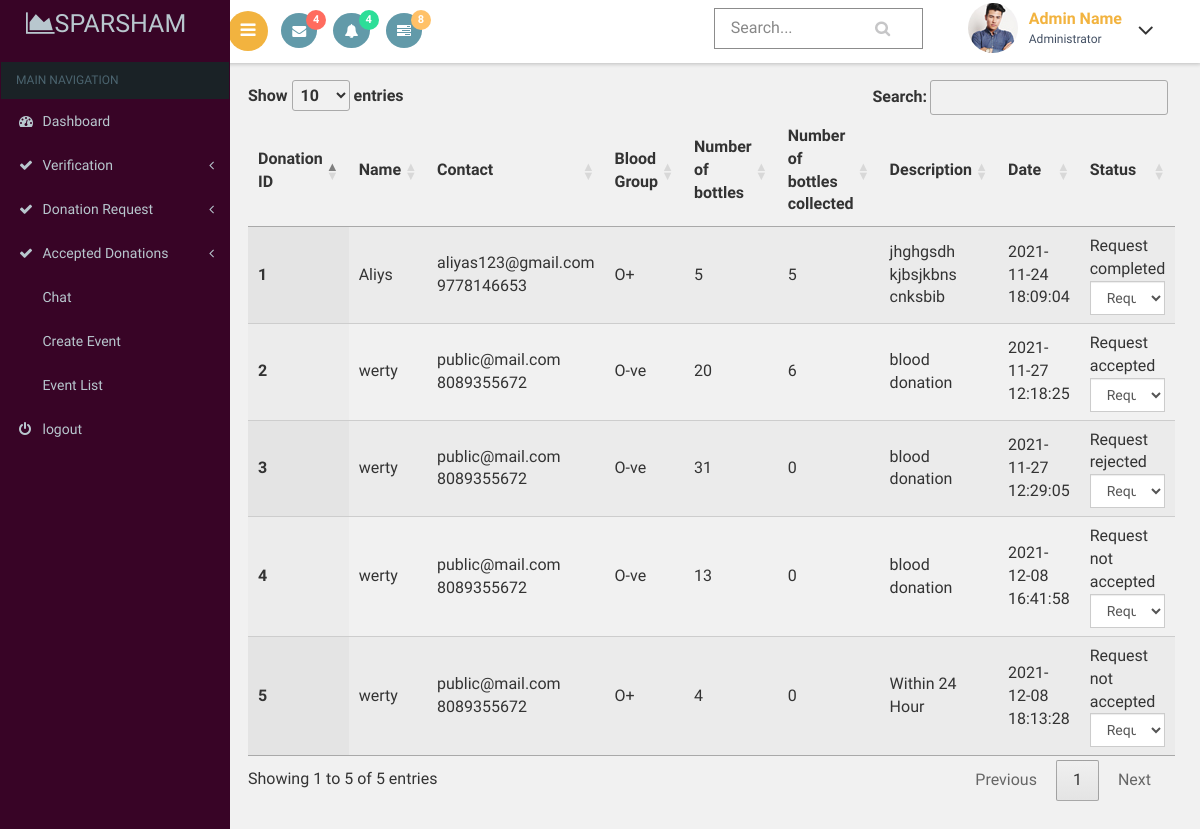
Screenshot of /secratary/blooddonationreq.php with the database file from the repository.
### tables this page shows
CREATE TABLE `blood_donation` (
  `blood_donation_id` int(11) NOT NULL,
  `email` varchar(30) NOT NULL,
  `no_of_bottle` int(11) NOT NULL,
  `no_of_donation` int(11) NOT NULL,
  `blood_group` varchar(5) NOT NULL,
  `description` varchar(50) NOT NULL,
  `blood_donation_status` int(3) NOT NULL DEFAULT 0,
  `donation_date` timestamp NOT NULL DEFAULT current_timestamp()
);

CREATE TABLE `registration` (
  `name` varchar(80) NOT NULL,
  `email` varchar(80) NOT NULL,
  `phone` bigint(11) NOT NULL,
  `gender` varchar(10) NOT NULL,
  `date_of_birth` varchar(20) NOT NULL,
  `house` varchar(80) NOT NULL,
  `place` varchar(80) NOT NULL,
  `country` int(11) NOT NULL,
  `state` int(11) NOT NULL,
  `district` int(11) NOT NULL,
  `pincode` int(6) NOT NULL,
  `profile_pic` varchar(100) NOT NULL DEFAULT '../images/avathar.jpg'
);

### secratary/blooddonationreq.php (the view, shortened to what this page needs)
<?php
include("dbconn.php");
?>
<!DOCTYPE html>
<html>
<head>
    <link href="css/bootstrap.css" rel='stylesheet' type='text/css' />
<link href="css/style.css" rel='stylesheet' type='text/css' />
<link href="css/font-awesome.css" rel="stylesheet">
<link href='css/SidebarNav.min.css' media='all' rel='stylesheet' type='text/css'/>
<link href="css/custom.css" rel="stylesheet">
    <link rel="stylesheet" type="text/css" href="https://cdn.datatables.net/1.10.21/css/jquery.dataTables.css">
</head>
<body class="cbp-spmenu-push">
    <div class="main-content">
    <div class="cbp-spmenu cbp-spmenu-vertical cbp-spmenu-left" id="cbp-spmenu-s1">
        <aside class="sidebar-left">
      <nav class="navbar navbar-inverse">
          <div class="navbar-header">
            <h1><a class="navbar-brand" href="index.html"><span class="fa fa-area-chart"></span>Sparsham<span class="dashboard_text"></span></a></h1>
          </div>
          <?php
          include("menu.php");
          ?>
      </nav>
    </aside>
    </div>
        <?php
        include("header.php");
        ?>
        <div id="page-wrapper">
    <table id="table_id" class="display">
    <thead>
        <tr>
           <th>Donation ID</th>
           <th>Name</th>
           <th>Contact</th>
      <th>Blood Group</th>
      <th>Number of bottles</th>
      <th>Number of bottles collected</th>
      <th>Description</th>
      <th>Date</th>
      <th>Status</th>
        </tr>
    </thead>
    <tbody>
         <?php
            $sql="select * from blood_donation a,registration b where a.email=b.email order by a.donation_date desc";
            $res=mysqli_query($conn,$sql);
            if(mysqli_num_rows($res)>0){
                while($r=mysqli_fetch_assoc($res)){
            ?>
           <tr>
      <th scope="row"><?php echo $r['blood_donation_id']?></th>
      <td><?php echo $r['name']?></td>
      <td><?php echo $r['email']?><br>
        <?php echo $r['phone']?><br>
      </td>
      <td><?php echo $r['blood_group']?></td>
      <td><?php echo $r['no_of_bottle']?></td>
      <td><?php echo $r['no_of_donation']?></td>
        <td><?php echo $r['description']?></td>
        <td><?php echo $r['donation_date']?></td>
        <td>
            <div id="<?php echo $r['blood_donation_id']?>">
                <?php
         if($r['blood_donation_status']==0)
            echo "Request not accepted";
        else if($r['blood_donation_status']==1)
            echo "Request accepted";
        else if($r['blood_donation_status']==2)
            echo "Request rejected";
        else if($r['blood_donation_status']==3)
            echo "Request completed";
     ?>
 </div>
 <form>
          <select class="form-control"  onchange="updatestatus(this.value,<?php echo $r['blood_donation_id']?>)">
            <option value disabled selected> <?php
            if($r['blood_donation_status']==0)
            echo "Request not accepted";
        else if($r['blood_donation_status']==1)
            echo "Request accepted";
        else if($r['blood_donation_status']==2)
            echo "Request rejected";
        else if($r['blood_donation_status']==3)
            echo "Request completed";
            ?></option>
          </select>
      </form>
</td>
    </tr>
            <?php
        }
    }
            ?>
    </tbody>
</table>
</div></div>
</body>
</html>

### secratary/css/custom.css (style rules this page uses)
#page-wrapper { padding:5em 2em 2.5em; background-color: #F1F1F1; }

### rows the page displays
blood_donation: blood_donation_id "5", registration.name "werty", registration.email "public@mail.com", registration.phone "8089355672", blood_group "O+", no_of_bottle "4", no_of_donation "0", description "Within 24 Hour", donation_date "2021-12-08 18:13:28", shows "Request not accepted"
blood_donation: blood_donation_id "4", registration.name "werty", registration.email "public@mail.com", registration.phone "8089355672", blood_group "O-ve", no_of_bottle "13", no_of_donation "0", description "blood donation", donation_date "2021-12-08 16:41:58", shows "Request not accepted"
blood_donation: blood_donation_id "3", registration.name "werty", registration.email "public@mail.com", registration.phone "8089355672", blood_group "O-ve", no_of_bottle "31", no_of_donation "0", description "blood donation", donation_date "2021-11-27 12:29:05", shows "Request rejected"
blood_donation: blood_donation_id "2", registration.name "werty", registration.email "public@mail.com", registration.phone "8089355672", blood_group "O-ve", no_of_bottle "20", no_of_donation "6", description "blood donation", donation_date "2021-11-27 12:18:25", shows "Request accepted"
blood_donation: blood_donation_id "1", registration.name "Aliys", registration.email "aliyas123@gmail.com", registration.phone "9778146653", blood_group "O+", no_of_bottle "5", no_of_donation "5", description "jhghgsdh kjbsjkbns cnksbib", donation_date "2021-11-24 18:09:04", shows "Request completed"
